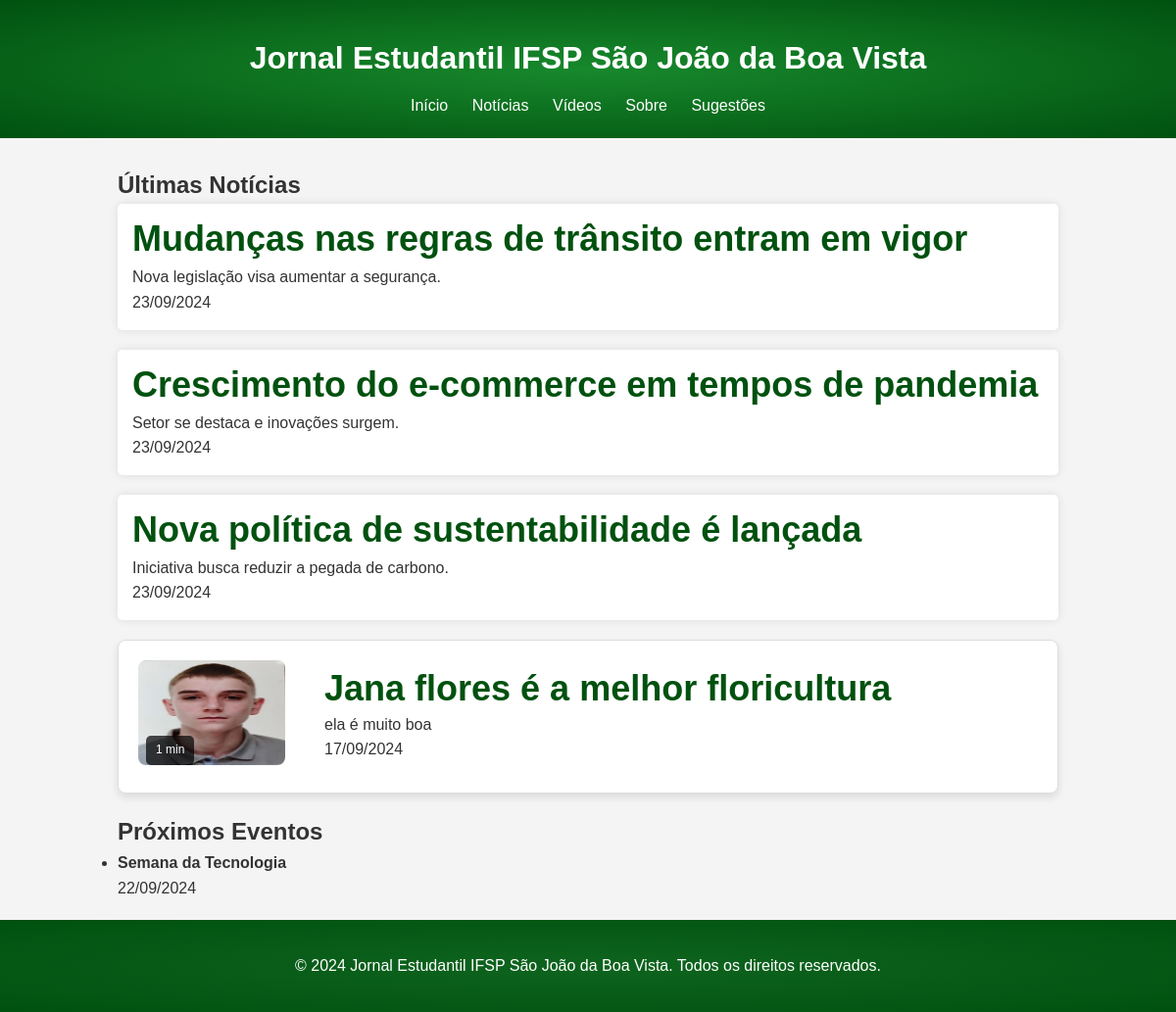
Before: / with the older database file.
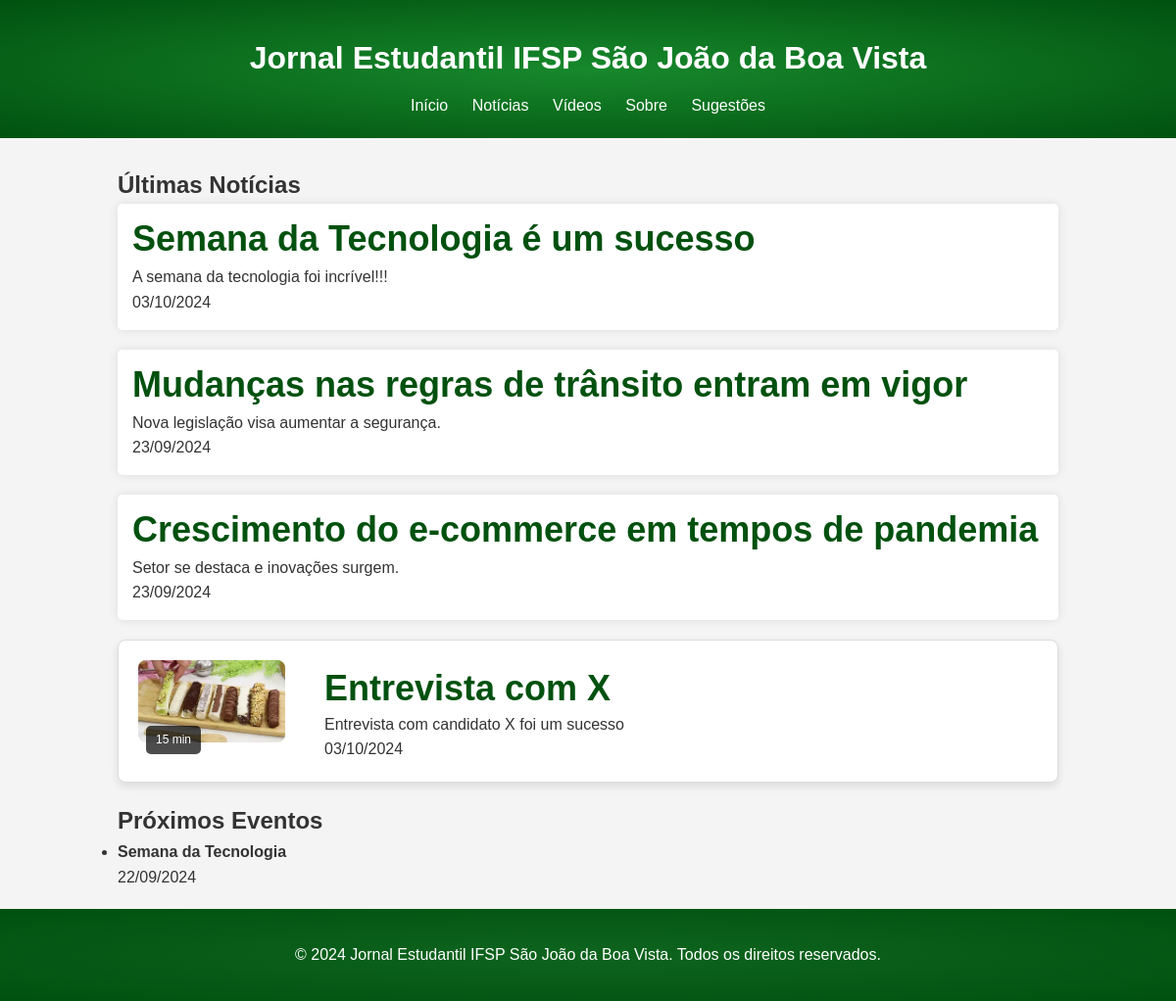
After: the same page with the newer database file.
### tables this page shows
CREATE TABLE IF NOT EXISTS `tb_jornal` (
  `id` int NOT NULL AUTO_INCREMENT,
  `titulo` varchar(50) NOT NULL,
  `desc` varchar(300) NOT NULL,
  `img` text,
  `data_cad` date NOT NULL,
  `conteudo` text,
  `midia` text,
  `video_duration` varchar(10) DEFAULT NULL,
  PRIMARY KEY (`id`)
);

CREATE TABLE IF NOT EXISTS `tb_eventos` (
  `id` int NOT NULL AUTO_INCREMENT,
  `evento` varchar(255) NOT NULL DEFAULT '0',
  `data_evento` date NOT NULL DEFAULT '0000-00-00',
  `descricao` text,
  `data_criacao` timestamp NULL DEFAULT (now()),
  PRIMARY KEY (`id`)
);

### index.php (the view, shortened to what this page needs)
<?php
try {
    include "backend/conexao.php";
    $sql = "SELECT * FROM tb_jornal WHERE midia IS NULL ORDER BY id DESC LIMIT 3";
    $stmt = $conn->prepare($sql);
    $stmt->execute();
    $menu = $stmt->fetchAll(PDO::FETCH_ASSOC);
    $sqlVideo = "SELECT * FROM tb_jornal WHERE midia IS NOT NULL ORDER BY id DESC LIMIT 1";
    $stmtVideo = $conn->prepare($sqlVideo);
    $stmtVideo->execute();
    $noticiaComVideo = $stmtVideo->fetch(PDO::FETCH_ASSOC);
    $sqlEventos = "SELECT * FROM tb_eventos ORDER BY data_evento ASC";
    $stmtEventos = $conn->prepare($sqlEventos);
    $stmtEventos->execute();
    $eventos = $stmtEventos->fetchAll(PDO::FETCH_ASSOC);
} catch(PDOException $err) {
    echo "Erro: " . $err->getMessage();
}
?>
<!DOCTYPE html>
<html lang="pt-br">
<head>
    <link rel="stylesheet" href="assets/css/modal.css">
</head>
<body>
    <header id="header">
        <div class="container">
            <h1>Jornal Estudantil IFSP São João da Boa Vista</h1>
            <nav>
                <ul>
                    <li><a href="index.php">Início</a></li>
                    <li><a href="todas-noticias.php">Notícias</a></li>
                    <li><a href="videos.php">Vídeos</a></li>
                    <li><a href="sobre.php">Sobre</a></li>
                    <li><a href="sugestoes.php">Sugestões</a></li>
                </ul>
            </nav>
        </div>
    </header>
    <section id="noticias" class="container">
        <h2>Últimas Notícias</h2>
        <?php foreach ($menu as $item): ?>
            <div class="noticia">
                <a href="noticias.php?id=<?php echo $item['id']; ?>" class="">
                    <h2><?php echo htmlspecialchars($item['titulo']); ?></h2>
                </a>
                <p><?php echo htmlspecialchars($item['desc']); ?></p>
                <p class="data"><?php echo date('d/m/Y', strtotime($item['data_cad'])); ?></p>
            </div>
        <?php endforeach; ?>
        <?php if ($noticiaComVideo): ?>
            <div class="news-item">
                <div class="news-video">
                    <img src="<?php echo $noticiaComVideo['img'] ?: 'assets/img/placeholder.png'; ?>"
                         alt="Imagem do vídeo" class="thumbnail"
                         onclick="abrirModal('<?php echo $noticiaComVideo['midia']; ?>', '<?php echo htmlspecialchars($noticiaComVideo['titulo']); ?>', `<?php echo htmlspecialchars($noticiaComVideo['conteudo']); ?>`)"
                         onerror="this.src='assets/img/jorge.png';">
                    <span class="video-duration"><?php echo htmlspecialchars($noticiaComVideo['video_duration']); ?></span>
                </div>
                <div class="news-content">
                    <h2><?php echo htmlspecialchars($noticiaComVideo['titulo']); ?></h2>
                    <p><?php echo htmlspecialchars($noticiaComVideo['desc']); ?></p>
                    <p class="data"><?php echo date('d/m/Y', strtotime($noticiaComVideo['data_cad'])); ?></p>
                </div>
            </div>
        <?php else: ?>
            <p>Nenhuma notícia com vídeo disponível no momento.</p>
        <?php endif; ?>
    </section>
    <section id="eventos" class="container">
        <h2>Próximos Eventos</h2>
        <?php if (!empty($eventos)): ?>
            <ul>
                <?php foreach ($eventos as $evento): ?>
                    <li>
                        <strong><?php echo htmlspecialchars($evento['evento']); ?></strong><br>
                        <?php echo date('d/m/Y', strtotime($evento['data_evento'])); ?><br>
                    </li>
                <?php endforeach; ?>
            </ul>
        <?php else: ?>
            <p>Nenhum evento cadastrado.</p>
        <?php endif; ?>
    </section>
    <footer>
        <div class="container">
            <p>&copy; 2024 Jornal Estudantil IFSP São João da Boa Vista. Todos os direitos reservados.</p>
        </div>
    </footer>
</body>
</html>

### assets/css/modal.css (style rules this page uses)
* { margin: 0; padding: 0; box-sizing: border-box; }
body { font-family: Arial, serif, sans-serif; line-height: 1.6; background-color: #f4f4f4; color: #333; padding-top: 150px; }
header { background-color: #195128; background-image: radial-gradient(ellipse at center, #17882c 1%, #00510f 100%); color: #fff; padding: 14px 0 0 0; text-align: center; position: fixed; top: 0; width: 100%; background-color: #fff; transition: top 0.3s; z-index: 1000; }
header h1 { margin-bottom: 10px; }
nav ul { list-style: none; }
nav ul li { display: inline; margin: 0 10px; }
nav ul li a { color: #fff; text-decoration: none; }
.container { width: 80%; margin: 20px auto; }
.noticia h2 { color: #00510f; margin-bottom: 5px; line-height: normal; }
a { color: #333; text-decoration: none; }
.noticia { background: #fff; padding: 15px; margin-bottom: 20px; border-radius: 5px; box-shadow: 0 0 10px rgba(0, 0, 0, 0.1); }
footer { width: 100%; background-color: #195128; background-image: radial-gradient(ellipse at center, #0e641e 1%, #00510f 100%); color: #fff; padding: 14px 0; position: relative; text-align: center; left: 0; right: 0; bottom: 0; }
footer p { margin: 0; }
.news-content { max-width: 70%; }
.news-item { display: flex; margin: 20px auto; padding: 20px; max-width: 100%; background-color: #fff; border: 1px solid #ddd; border-radius: 8px; box-shadow: 0 4px 8px rgba(0, 0, 0, 0.1); }
.news-video { position: relative; margin-right: 20px; }
.news-video .thumbnail { max-width: 150px; border-radius: 8px; margin-right: 20px; cursor: pointer; }
.video-duration { position: absolute; bottom: 8px; left: 8px; background-color: rgba(0, 0, 0, 0.7); color: #fff; padding: 5px 10px; font-size: 12px; border-radius: 5px; }
.noticia a { font-size: 1.5rem; color: #00510f; margin-bottom: 10px; }
.news-content h2 { font-size: 36px; color: #00510f; margin-bottom: -5px; }
.news-content p { font-size: 16px; color: #333; }

Changed rows visible on the page:
no longer on this page (row unchanged): tb_jornal: titulo "Nova política de sustentabilidade é lançada", desc "Iniciativa busca reduzir a pegada de carbono.", data_cad "23/09/2024"
removed tb_jornal: video_duration "1 min", titulo "Jana flores é a melhor floricultura", desc "ela é muito boa", data_cad "17/09/2024"
added tb_jornal: titulo "Semana da Tecnologia é um sucesso", desc "A semana da tecnologia foi incrível!!!", data_cad "03/10/2024"
added tb_jornal: img (picture), video_duration "15 min", titulo "Entrevista com X", desc "Entrevista com candidato X foi um sucesso", data_cad "03/10/2024"
